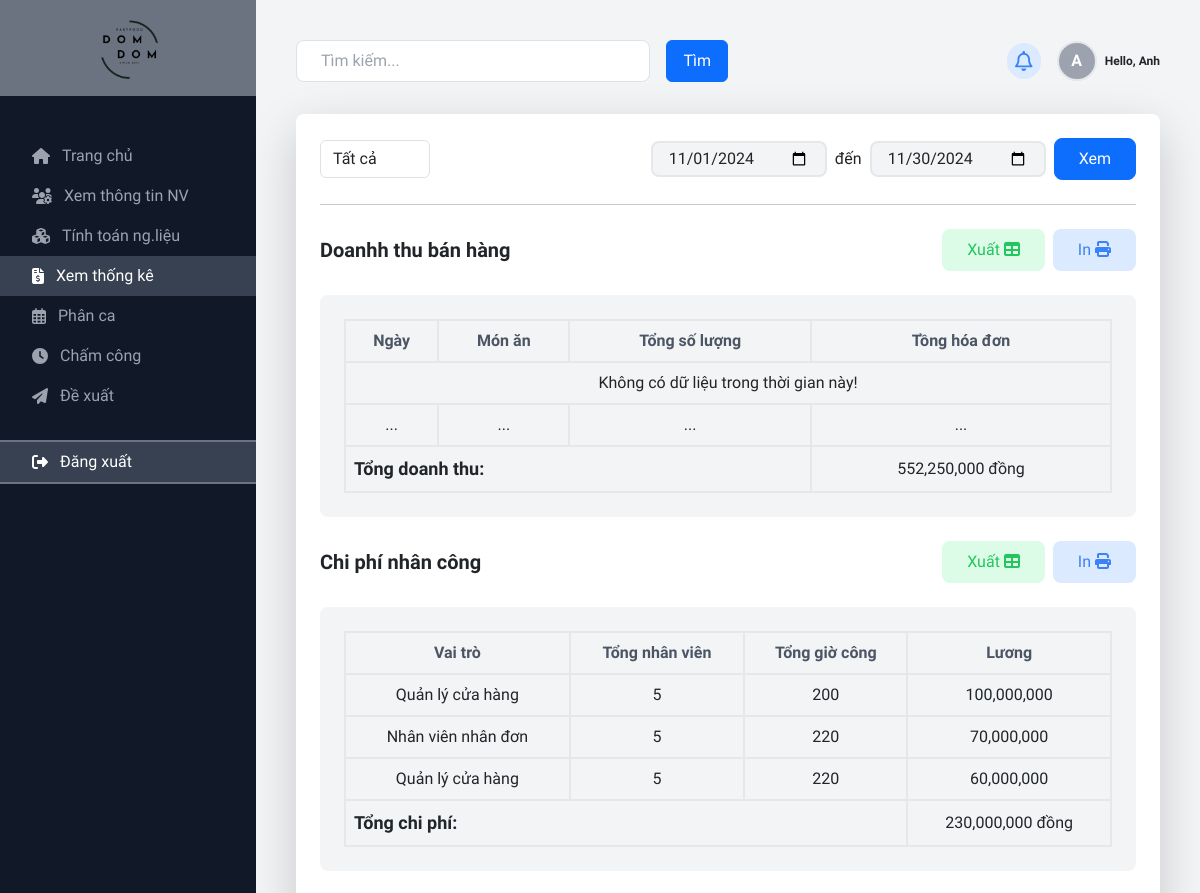
Before: /view/page/manager/index.php?i=revenue (signed in, upper part) with the older database file.
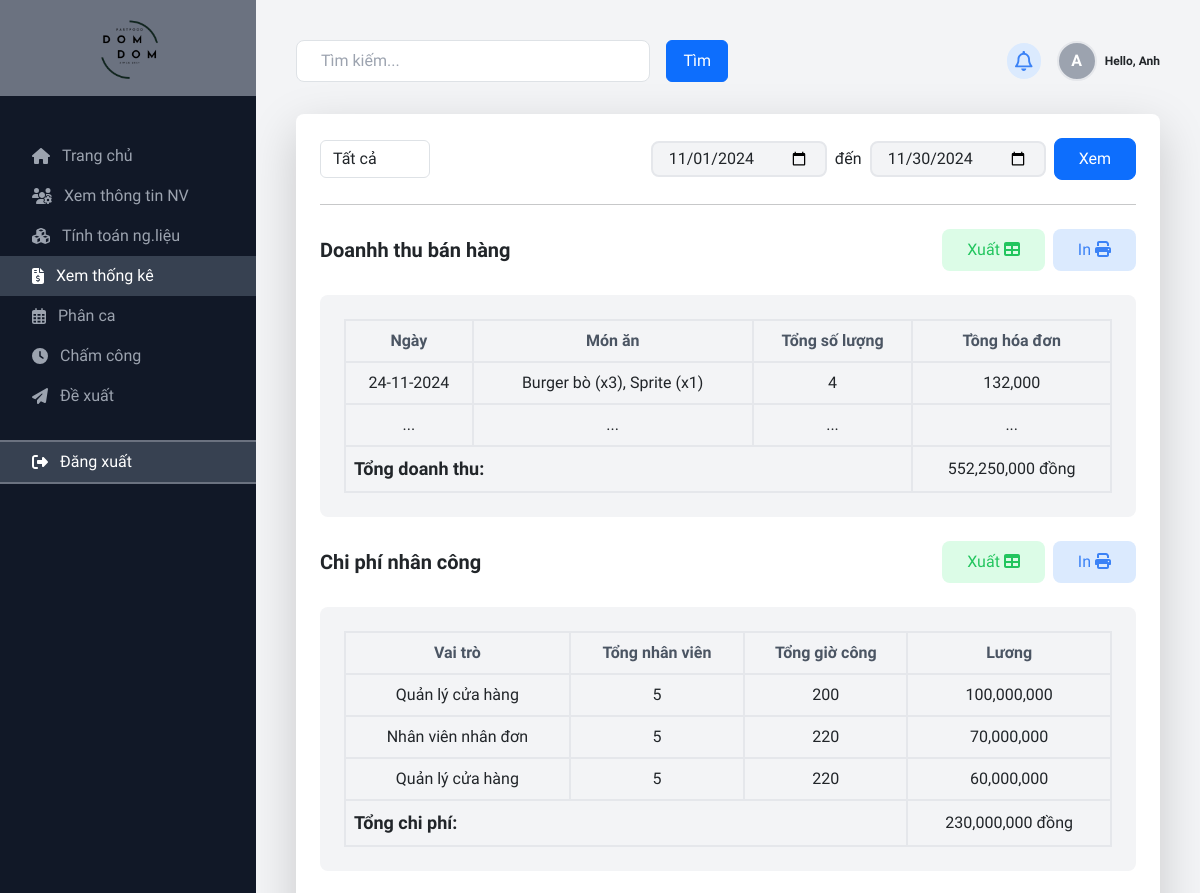
After: the same page with the newer database file.
### tables this page shows
CREATE TABLE `order_dish` (
  `orderDetailID` int(5) NOT NULL,
  `orderID` int(5) NOT NULL,
  `dishID` int(5) NOT NULL,
  `quantity` int(5) NOT NULL,
  `unitPrice` decimal(10,2) NOT NULL,
  `discountAmount` decimal(10,2) NOT NULL,
  `lineTotal` decimal(10,2) NOT NULL,
  `promotionID` int(5) NOT NULL
);

CREATE TABLE `order` (
  `orderID` int(5) NOT NULL,
  `orderDate` date NOT NULL DEFAULT current_timestamp(),
  `total` decimal(10,2) NOT NULL,
  `sumOfQuantity` int(5) NOT NULL,
  `paymentMethod` varchar(30) NOT NULL,
  `note` varchar(50) DEFAULT NULL,
  `status` tinyint(1) NOT NULL DEFAULT 0,
  `customerID` int(5) NOT NULL,
  `discountAmount` decimal(10,2) NOT NULL,
  `finalAmount` decimal(10,2) NOT NULL,
  `partyPackageID` int(5) DEFAULT NULL,
  `storeID` int(5) NOT NULL
);

### view/page/manager/revenue/index.php (the view, shortened to what the changed rows need)
<div class="grid grid-cols-1 md:grid-cols-1 gap-6 mt-8">
        <div class="bg-white p-6 rounded-lg shadow-lg mb-6">
            <div class="flex justify-between items-center my-4 w-full">
                <h2 class="text-xl font-semibold">Doanhh thu bán hàng</h2>
            </div>
            <div class="h-fit bg-gray-100 rounded-lg p-6">
                <table class="text-base w-full text-center">
                    <thead>
                        <tr>
                            <th class="text-gray-600 border-2 py-2">Ngày</th>
                            <th class="text-gray-600 border-2 py-2">Món ăn</th>
                            <th class="text-gray-600 border-2 py-2">Tổng số lượng</th>
                            <th class="text-gray-600 border-2 py-2">Tồng hóa đơn</th>
                        </tr>
                    </thead>
                    <tbody>
                        <?php
                        $sql = "SELECT *, GROUP_CONCAT(CONCAT(D.dishName, ' (x', OD.quantity, ')') SEPARATOR ', ') AS dishes FROM `order` AS O JOIN `order_dish` AS OD ON OD.orderID = O.orderID JOIN `dish` AS D ON D.dishID = OD.dishID WHERE O.orderDate >= '$startM' AND O.orderDate <= '$endM' GROUP BY O.orderID";
                        $result = $conn->query($sql);
                        if ($result->num_rows > 0)
                            while ($row = $result->fetch_assoc()) {
                                echo "
                                        <tr>
                                            <td class='py-2 border-2'>" . date("d-m-Y", strtotime($row["orderDate"])) . "</td>
                                            <td class='py-2 border-2'>" . $row["dishes"] . "</td>
                                            <td class='py-2 border-2'>" . $row["sumOfQuantity"] . "</td>
                                            <td class='py-2 border-2'>" . str_replace(".00", "", number_format($row["total"], "2", ".", ",")) . "</td>
                                        </tr>
                                        ";
                            }
                        else
                            echo "<tr>
                                <td colspan='4' class='py-2 border-2'>Không có dữ liệu trong thời gian này!</td>
                            </tr>";
                        ?>
                    </tbody>
                </table>
            </div>
            <div class="flex justify-between items-center my-4 w-full">
                <h2 class="text-xl font-semibold">Chi phí nhân công</h2>
            </div>
            <div class="h-fit bg-gray-100 rounded-lg p-6">
                <table class="text-base w-full text-center">
                    <thead>
                        <tr>
                            <th class="text-gray-600 border-2 py-2">Vai trò</th>
                            <th class="text-gray-600 border-2 py-2">Tổng nhân viên</th>
                            <th class="text-gray-600 border-2 py-2">Tổng giờ công</th>
                            <th class="text-gray-600 border-2 py-2">Lương</th>
                        </tr>
                    </thead>
                </table>
            </div>
        </div>

Changed rows visible on the page:
added order_dish: orderID.orderDate "24-11-2024", dishes "Burger bò (x3), Sprite (x1)", orderID.sumOfQuantity "4", orderID.total "132,000"
Other visible differences:
text no longer shown: "Không có dữ liệu trong thời gian này!"
